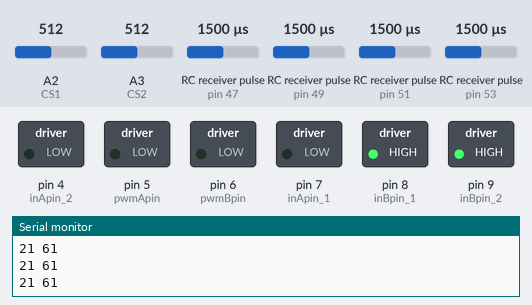
Bench run of a sketch on a simulated Arduino Mega 2560, built with avr-gcc and run on an emulated ATmega2560. Shown: switched loads named in the sketch (green lamp = pin HIGH), the last lines printed to the serial monitor. Wiring (inferred from the names in the program): 4 × RC receiver channel: data pin 47 / data pin 49 / data pin 51 / data pin 53. Inputs (shaded band) come from the test bench; at power-on: A2 (CS1) = 512, RC receiver pulse (sensors on pin 51, pin 53, pin 47, pin 49) 1500 µs, A3 (CS2) = 512.

Above: at 1.2 s.
1.3 s: A2 (CS1) set to 30
At 2.5 s:
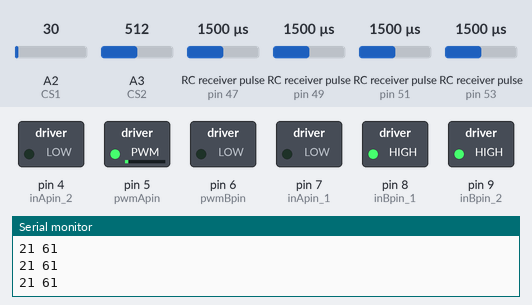
2.8 s: RC receiver pulse (sensor on pin 51) set to 1020 µs
At 3.5 s:
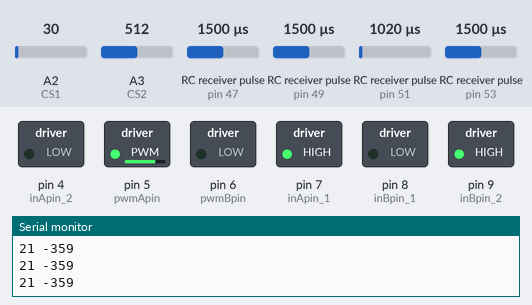
4.4 s: RC receiver pulse (sensor on pin 53) set to 1250 µs
At 5.5 s:
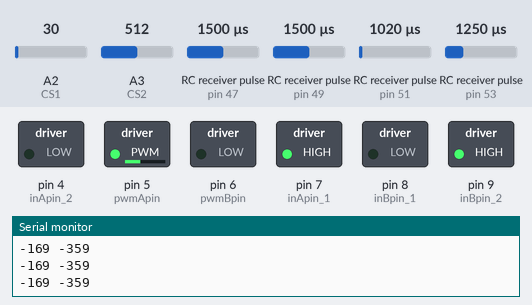
6.0 s: A3 (CS2) set to 158
7.5 s: A3 (CS2) set to 129
At 8.7 s:
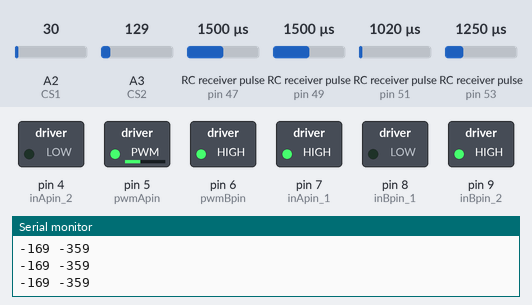
9.0 s: RC receiver pulse (sensor on pin 51) set to 1250 µs
At 9.9 s:
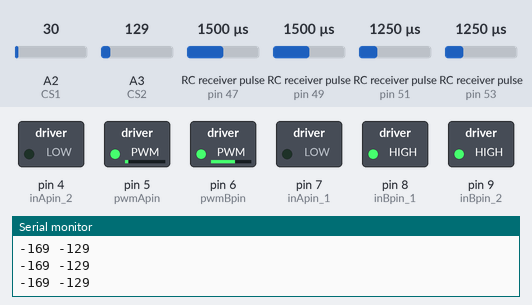
Timing chart, 0 to 11.5 s (numbered marks = the images above; inputs shaded):
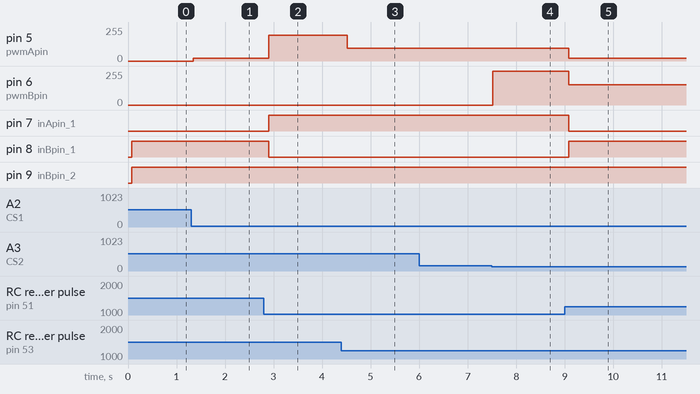

Measured:
- the behaviour switches between 143 and 142 on A3 (CS2) (found by bisection; images 3 and 4)
- after the input at 1.3 s, pin 5 (pwmApin): 0/255 → 20/255 at once
- after the input at 2.8 s, pin 5 (pwmApin): 20/255 → 193/255 after 0.10 s; pin 7 (inApin_1): LOW → HIGH after 0.10 s; pin 8 (inBpin_1): HIGH → LOW after 0.10 s
- after the input at 4.4 s, pin 5 (pwmApin): 193/255 → 96/255 after 0.12 s
- after the input at 7.5 s, pin 6 (pwmBpin): 0/255 → 255/255 at once
- after the input at 9.0 s, pin 5 (pwmApin): 96/255 → 20/255 after 0.08 s; pin 6 (pwmBpin): 255/255 → 151/255 after 0.08 s; pin 7 (inApin_1): HIGH → LOW after 0.08 s; pin 8 (inBpin_1): LOW → HIGH after 0.08 s

The sketch:

remote.ino
```cpp
#include "config.h";
int CHA = 0;
int CHB = 0;
int CHC = 0;
int CHD = 0;
int left_w = 0;
int right_w = 0;
int out1 = 0;
int out2 = 0;
float currentValue1 = 0.0;
float currentValue2 = 0.0;
unsigned long previousLoopTime = 0;
unsigned long loopTime = 0;
double Deadband(double value, double limit);

void setup() {
  //////////////////output//////////////////////
  pinMode(inApin_1, OUTPUT);
  pinMode(inApin_2, OUTPUT);
  pinMode(inBpin_1, OUTPUT);
  pinMode(inBpin_2, OUTPUT);
  pinMode(pwmApin, OUTPUT);
  pinMode(pwmBpin, OUTPUT);
  ///////////////////input///////////////////////
  pinMode(ch1pin, INPUT);
  pinMode(ch2pin, INPUT);
  pinMode(ch3pin, INPUT);
//  pinMode(ch4pin, INPUT);
 pinMode(ch5pin, INPUT);
//  pinMode(ch6pin, INPUT);
//  pinMode(ch7pin, INPUT);
//  pinMode(ch8pin, INPUT);

  digitalWrite(inApin_1, LOW); digitalWrite(inApin_2, LOW);
  digitalWrite(inBpin_1, LOW); digitalWrite(inBpin_2, LOW);
  digitalWrite(pwmApin, LOW);  digitalWrite(pwmBpin, LOW);
  ///////////////////////////////////////////////////
  Serial.begin(19200);
}
void loop() {
  //CHA = 1500;
  //CHB = 1500;
  loopTime = micros() - previousLoopTime;

  if (loopTime >= 10000)
  {
   // Serial.println("xx");
    previousLoopTime = micros();

    CHA = pulseIn(ch1pin, HIGH) - default_pInChA;
    CHB = pulseIn(ch2pin, HIGH) - default_pInChB;
     CHC = pulseIn(ch3pin, HIGH) - default_pInChC;
    CHD = pulseIn(ch5pin, HIGH) - default_pInChD;
    //Serial.print(CHA); Serial.print(" "); Serial.println(CHB);

    CHA = Deadband(CHA, Pulse_noiseCh1);
    CHB = Deadband(CHB, Pulse_noiseCh2);
    left_w = -(CHA - CHB);
    right_w = -(CHA + CHB);

    Serial.print(CHA); Serial.print(" "); Serial.println(CHB);
    currentValue1 = analogRead(CS1) * 0.035; // Motor Driver 1
    currentValue2 = analogRead(CS2) * 0.035; // Motor Driver 2

    if (currentValue1 < currentLimit) out1 = OutputToMotor1(left_w);
    else out1 = OutputToMotor1(0);
    if (currentValue2 < currentLimit) out2 = OutputToMotor2(right_w);
    else out2 = OutputToMotor2(0);

    analogWrite(pwmApin, out1);
    analogWrite(pwmBpin, out2);

  } //end loop time //
}


///////////////////////////////////////////////////////////////////////
double Deadband(double value, double limit)
{
  double temp = 0.0;
  if (value >= limit) temp = value - limit;
  else if (value <= -limit) temp = value + limit;
  else temp = 0.0;
  return temp;
}
//motor 1
int OutputToMotor1(int value)
{
  int temp = 0;
  if (value >= 0)
  {
    // CW
    digitalWrite(inApin_1, LOW);
    digitalWrite(inBpin_1, HIGH);
    temp = map(value, 0, 500, 0, 255);
  } else {
    // CCW
    digitalWrite(inApin_1, HIGH);
    digitalWrite(inBpin_1, LOW);
    temp = map(-value, 0, 500, 0, 255);
  }
  return temp;
}
// Motor 2
int OutputToMotor2(int value)
{
  int temp = 0;
  if (value >= 0)
  {
    digitalWrite(inApin_2, LOW);
    digitalWrite(inBpin_2, HIGH);
    temp = map(value, 0, 500, 0, 255);
  } else {
    digitalWrite(inApin_2, HIGH);
    digitalWrite(inBpin_2, LOW);
    temp = map(-value, 0, 500, 0, 255);
  }
  return temp;
}
```

config.h
```cpp
#define default_pInChA 1450 //pulsein default  ch 1  //
#define default_pInChB 1410 //pulsein default  ch 2  //
#define default_pInChC 1450 //pulsein default  ch 1  //
#define default_pInChD 1410 //pulsein default  ch 2  //
///////////////////////////////////////////////////////
#define Pulse_noiseCh1 30                            //
#define Pulse_noiseCh2 30                            //
/////////////////////////pulse in pin /////////////////
#define ch1pin 53                                    //
#define ch2pin 51                                    //
#define ch3pin 49                                    //
#define ch5pin 47                                    //
//#define ch3pin 1                                   //
//#define ch4pin 1                                   //
//#define ch5pin 1                                   //
//#define ch6pin 1                                   //
//#define ch7pin 1                                   //
//#define ch8pin 1                                   //
//////////////////////
#define inApin_1 7                                  //
#define inApin_2 4                                   //
/////////////////////////motor b///////////////////////
#define inBpin_1 8                                   //
#define inBpin_2 9                                   //
////////////////////////pulse motor////////////////////
#define pwmApin 5                                    //
#define pwmBpin 6                                    //
#define CS1 2 //Current sensor 1                     //
#define CS2 3 //Current sensor 2                     //
int currentLimit = 5;
```
